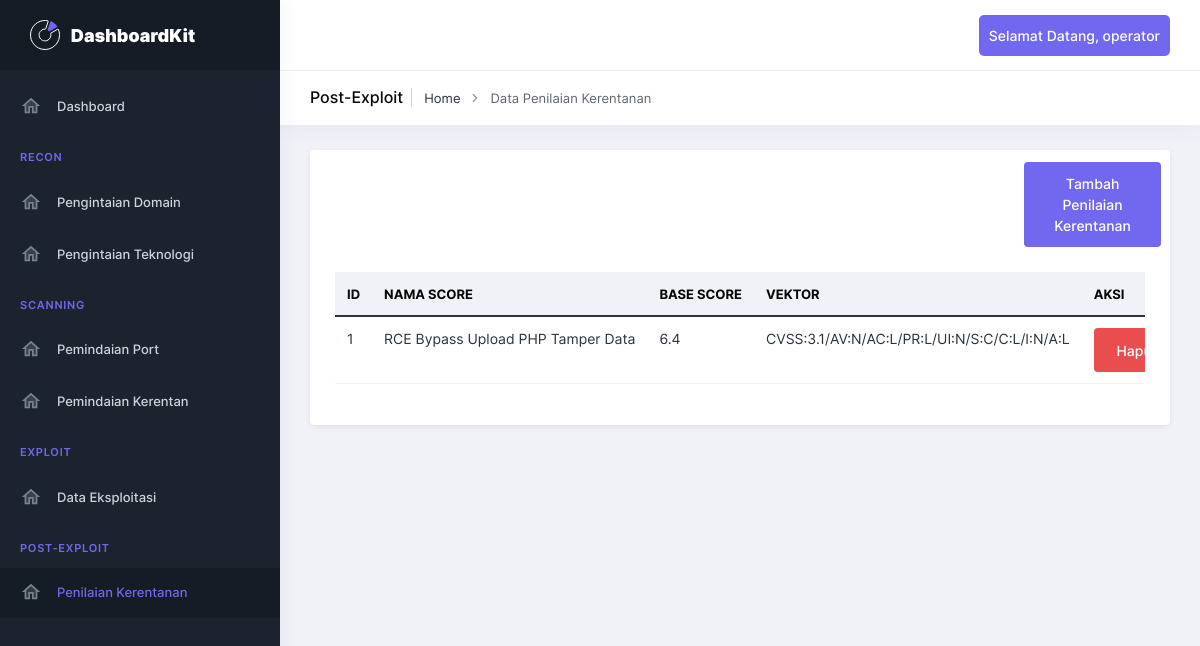
/viewScore (signed in), run on the app's committed database.
### models.py (models this page shows, shortened)
class User(db.Model, UserMixin):
    id_user = db.Column(db.Integer, primary_key=True)
    username = db.Column(db.String(150), unique=True, nullable=False)
    password = db.Column(db.String(150), nullable=False)
    role = db.Column(db.String(50), nullable=False)

class CVSSScore(db.Model):
    id = db.Column(db.Integer, primary_key=True)
    id_user = db.Column(db.Integer, db.ForeignKey('user.id_user'), nullable=False)
    nama_score = db.Column(db.String(200), nullable=False)
    score = db.Column(db.Float, nullable=False)
    vector = db.Column(db.String(200), nullable=False)

### app.py (the view)
@app.route('/viewScore')
@login_required
@role_required('operator')
def viewScore():
    user_role = current_user.role
    username = current_user.username
    return render_template('viewScore.html',username =username,role=user_role,data=get_data_cvss())

### app.py (called while the page is built)
def get_data_cvss():
    return CVSSScore.query.filter_by(id_user=current_user.id_user).all()

@login_manager.user_loader
def load_user(user_id):
    return User.query.get(int(user_id))

### templates/viewScore.html (shortened to what this page needs)
{% extends "layouts/base.html" %}
{% block content %}
    <section class="pc-container">
        <div class="pcoded-content">
            <div class="page-header">
                <div class="page-block">
                    <div class="row align-items-center">
                        <div class="col-md-12">
                            <div class="page-header-title">
                                <h5 class="m-b-10">Post-Exploit</h5>
                            </div>
                            <ul class="breadcrumb">
                                <li class="breadcrumb-item"><a href="index.html">Home</a></li>
                                <li class="breadcrumb-item"><a href="#!">Data Penilaian Kerentanan</a></li>
                            </ul>
                        </div>
                    </div>
                </div>
            </div>
            <div class="row">
                <div class="col-md-12">
                    <div class="card">
                        <a href="/addScore" type="button" style="width: 16%; margin-left: 83%;margin-top: 12px;" class="btn btn-primary">Tambah Penilaian Kerentanan</a>
                        <div class="card-body table-border-style">
                            <div class="table-responsive">
                                <table class="table">
                                    <thead>
                                        <tr>
                                            <th>ID</th>
                                            <th>Nama Score</th>
                                            <th>Base Score</th>
                                            <th>Vektor</th>
                                            <th>Aksi</th>
                                        </tr>
                                    </thead>
                                    <tbody>
                                        {% for result in data %}
                                        <tr>
                                            <td>{{result.id}}</td>
                                            <td>{{result.nama_score}}</td>
                                            <td>{{result.score}}</td>
                                            <td>{{result.vector}}</td>
                                            <td>
                                                <form action="{{ url_for('deleteCVSS', id=result.id) }}" method="post">
                                                    <button type="submit" class="btn btn-danger">Hapus Data</button>
                                                </form>
                                            </td>
                                        </tr>
                                        {% endfor %}
                                    </tbody>
                                </table>
                            </div>
                        </div>
                    </div>
                </div>
            </div>
        </div>
    </section>
{% endblock content %}

### templates/includes/navigation.html (shortened to what this page needs)
	<header class="pc-header ">
		<div class="header-wrapper">
			<div class="ms-auto">
				<ul class="list-unstyled">
					<li class="dropdown pc-h-item">
						<a class="pc-head-link dropdown-toggle arrow-none me-0" data-bs-toggle="dropdown" href="#" role="button"
							aria-haspopup="false" aria-expanded="false"style="background-color: #7267EF;  color: white; padding: 10px; border-radius: 5px;">
							Selamat Datang, {{ username }}
						</a>
					</li>
				</ul>
			</div>
		</div>
	</header>

### data on the page
User: username "operator"
CVSSScore: id "1", nama_score "RCE Bypass Upload PHP Tamper Data", score "6.4", vector "CVSS:3.1/AV:N/AC:L/PR:L/UI:N/S:C/C:L/I:N/A:L"
